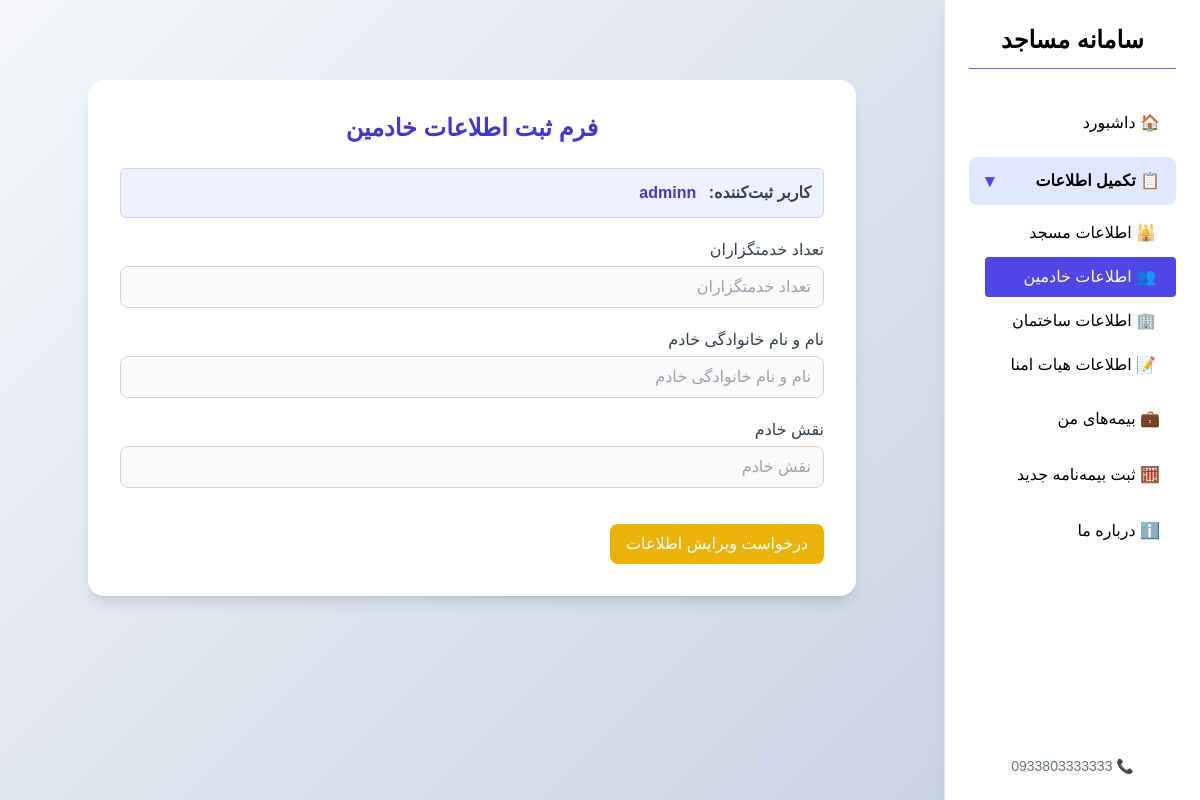
Before: /account/personform/ (signed in) with the older database file.
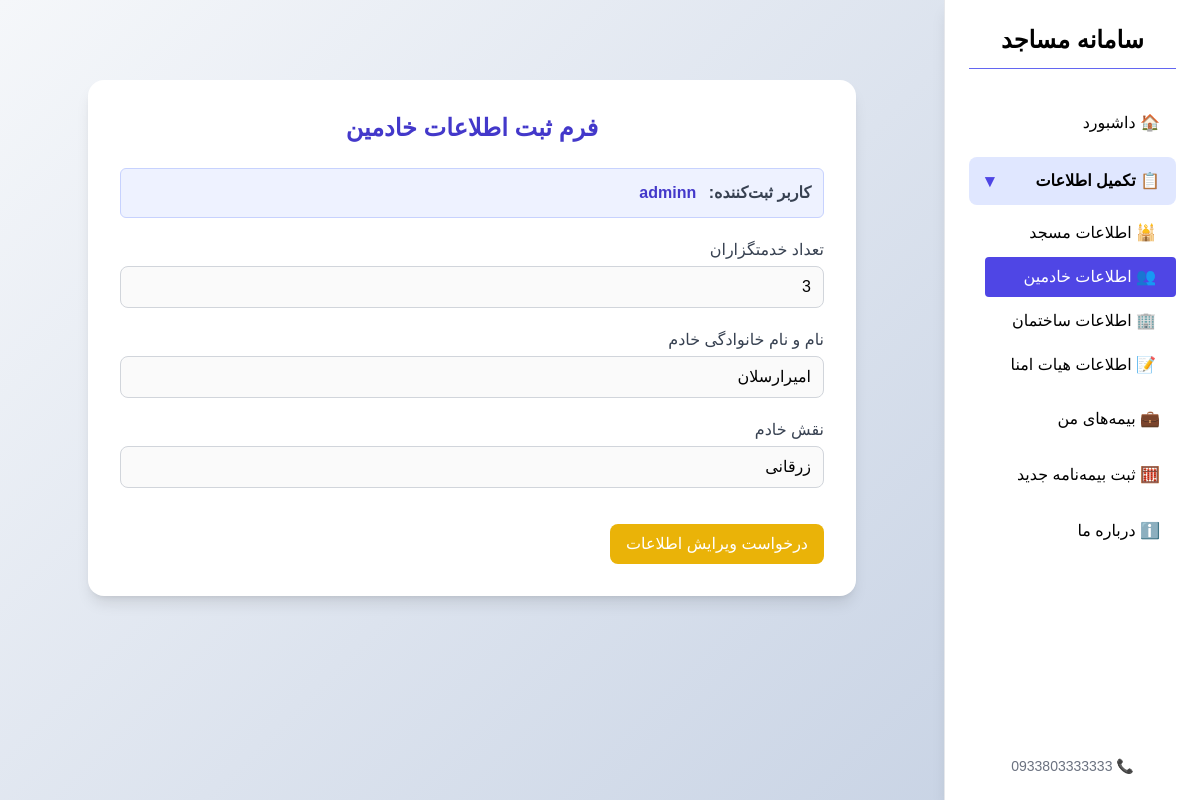
After: the same page with the newer database file.
### forms/models.py (models this page shows, shortened)
class PersonInfo(models.Model):
    registration=models.ForeignKey(MainRegistration,on_delete=models.CASCADE,related_name="persons",verbose_name="خادمین")
    servan_number=models.IntegerField(validators= [MinValueValidator(1)],verbose_name='تعداد خادمین')
    fullname_servan=models.CharField(max_length=30,verbose_name="نام و نام خانوادگی")
    person_role=models.CharField(max_length=60,verbose_name="نقش فرد")
    class Meta:
        verbose_name="لیست خادمین"

### forms/views.py (the view)
@custom_login_required
def PersonInfo_view(request):
    signup = get_signup_from_session(request)
    main_reg = MainRegistration.objects.filter(registration=signup).first()
    if not main_reg:
        messages.error(request, "ابتدا فرم اطلاعات اصلی مسجد را تکمیل کنید.")
        return redirect('/account/mainform/')  # مسیر فرم مسجد
    editing = request.GET.get("edit") == "true"
    if request.method == 'POST':
        data = PersonInfo.objects.filter(registration=main_reg).first()
        form = PersonInfo_form(request.POST, instance=data)
        if form.is_valid():
            trustees = form.save(commit=False)
            trustees.registration = main_reg
            trustees.save()
            messages.success(request, "اطلاعات هیات امنا ذخیره شد ✅")
            return redirect('/')
    else:
        data = PersonInfo.objects.filter(registration=main_reg).first()
        form = PersonInfo_form(instance=data)
        if not editing:
            for field in form.fields.values():
                field.widget.attrs['disabled'] = 'disabled'
    return render(request, 'personform.html', {
        'form': form,
        'signup': signup,
        'editing': editing
    })

### forms/forms.py
class PersonInfo_form(StyledModelForm):
    class Meta:
        model=PersonInfo
        fields=['servan_number','fullname_servan','person_role']
        labels={'servan_number':"تعداد خدمتگزاران",
                'fullname_servan':"نام و نام خانوادگی خادم",
                'person_role':"نقش خادم",
                }

### forms/views.py (called while the page is built)
def get_signup_from_session(request): #get username
    user=request.session.get('username')
    if user:
        try:
            signup=Signup.objects.filter(username=user).first()
        except Signup.DoesNotExist:
            messages.warning(request,"کاربری شما یافت نشد، لطفا دوباره وارد شوید")
            return None
    else:
        messages.warning(request,"ابتدا وارد شوید!")
        return None
    return signup

### forms/templates/personform.html (shortened to what this page needs)
{% extends 'base.html' %}
{% load static %}
{% block content %}
<body class="bg-slate-100 min-h-screen flex items-center justify-center">
  <div class="w-full max-w-3xl bg-white rounded-2xl shadow-lg p-8 mx-auto mt-12">
    <h2 class="text-2xl font-bold text-center text-indigo-700 mb-6">فرم ثبت اطلاعات خادمین</h2>
    {% if signup %}
      <div class="bg-indigo-50 p-3 rounded-md text-gray-700 border border-indigo-200 mb-4">
        <strong>کاربر ثبت‌کننده:</strong>
        <span class="text-indigo-700 font-semibold mr-2">{{ signup.username }}</span>
      </div>
    {% endif %}
    <form method="post" class="space-y-5">
{% for field in form %}
  <div>
    <label class="block text-gray-700 mb-1" for="{{ field.id_for_label }}">{{ field.label }}</label>
    {{ field }}
  </div>
{% endfor %}
<div class="pt-4 flex justify-between items-center">
  {% if not editing %}
    <a href="?edit=true" class="bg-yellow-500 text-white py-2 px-4 rounded-lg hover:bg-yellow-600 transition-all">
      درخواست ویرایش اطلاعات
    </a>
  {% endif %}
    </div>
  </form>
</div>
</body>
{% endblock %}

Changed rows visible on the page:
added PersonInfo: form "3" "امیرارسلان" "زرقانی"
